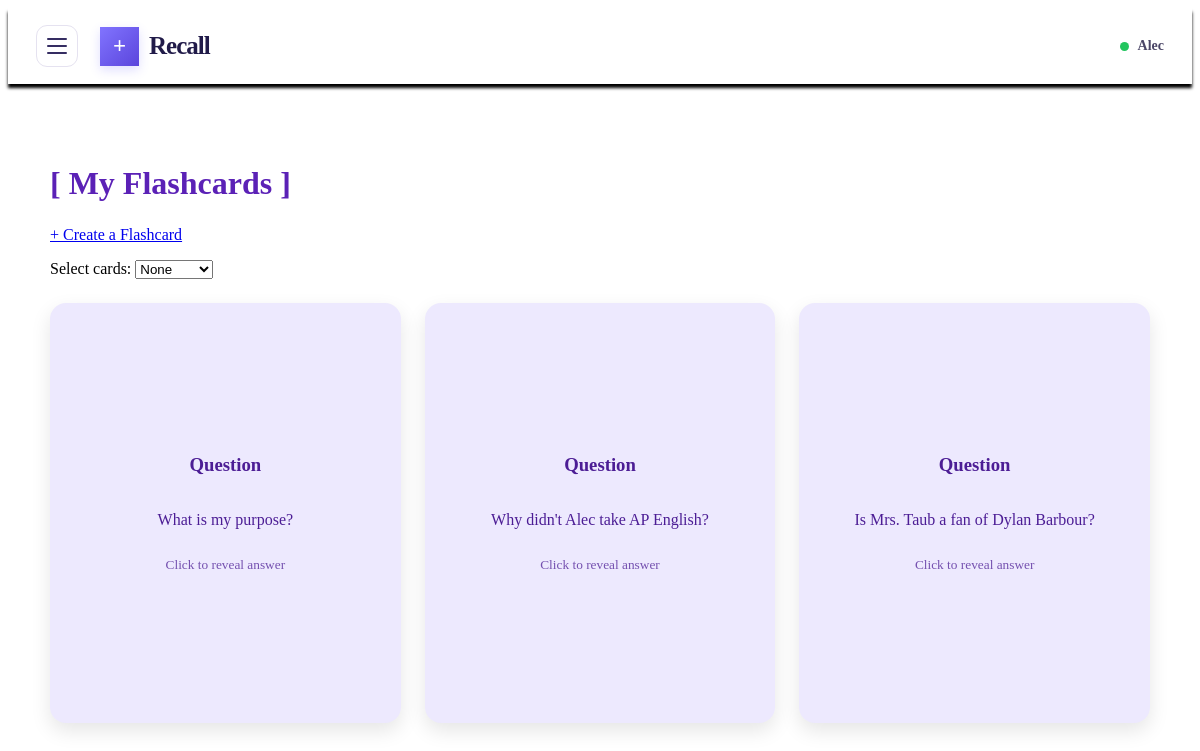
Screenshot of /cards/all (signed in) with the database file from the repository.
### papo_cito.py (models this page shows)
class Card(db.Model):
    __tablename__ = "cards"
    id = db.Column(db.Integer, primary_key=True)
    question = db.Column(db.String(200))
    answer = db.Column(db.Text)
    user_id = db.Column(db.Integer, db.ForeignKey("pot_users.id"), nullable=False)

### papo_cito.py (the view)
@app.route("/cards/all")
def all_cards():
    if "user_id" not in session:
        return redirect(url_for("login"))
    user_id = session["user_id"]
    user_cards = (
        Card.query
        .filter_by(user_id=user_id)
        .order_by(Card.id.asc())
        .all()
    )
    user_sets = (
        CardSet.query
        .filter_by(user_id=user_id)
        .order_by(CardSet.id.asc())
        .all()
    )
    return render_template(
        "cards.html",
        cards=user_cards,
        card_sets=user_sets
    )

### templates/cards.html (shortened to what this page needs)
{% extends "base.html" %}
{% block content %}
<div class="cards-page">
	<h1>[ My Flashcards ]</h1>
	<p>
		<a href="{{ url_for('create_card') }}">
			+ Create a Flashcard
		</a>
	</p>
	<form id="card-selection-form"
		method="POST"
		action="{{ url_for('add_cards_to_set') }}">
		<label for="selection-mode">Select cards:</label>
		<select id="selection-mode" name="selection_mode">
			<option value="NONE">None</option>
		</select>
	<div class="cards-grid">
		{% for card in cards %}
		<div class="card-item">
			<div class="flashcard" onclick="flipCard(this)">
				<div class="flashcard-inner">
					<div class="flashcard-front">
						<h3>Question</h3>
						<p>{{ card.question }}</p>
						<small>Click to reveal answer</small>
					</div>
					<div class="flashcard-back">
						<h3>Answer</h3>
						<p>{{ card.answer }}</p>
						<small>Click to return</small>
					</div>
				</div>
			</div>
		</div>
		{% else %}
			<p>You haven't created any flashcards yet.</p>
		{% endfor %}
	</div>
	</form>
</div>
{% endblock %}

### static/css/style.css (style rules this page uses)
.cards-page { max-width: 1100px; margin:40px auto; padding: 20px; }
.cards-page h1 { color: #5b21b6; margin-bottom: 24px; }
.cards-grid { display: grid; grid-template-columns: repeat(auto-fit, minmax(230px, 1fr)); gap: 24px; margin-top: 24px; }
.flashcard { height: 420px; perspective: 1000px; cursor: pointer; }
.flashcard-inner { position:relative; width: 100%; height: 100%; transition: transform 0.6s; transform-style: preserve-3d; }
.flashcard-front, .flashcard-back { position: absolute; inset: 0; padding: 24px; border-radius: 16px; box-sizing: border-box; display: flex; flex-direction: column; justify-content:center; align-items: center; text-align: center; backface-visibility: hidden; box-shadow: 0 8px 20px rgba(0, 0, 0, 0.10); overflow-wrap: anywhere; }
.flashcard-front { background: #ede9fe; color: #4c1d95; }
.flashcard-back { background: #5b21b6; color: white; transform:rotateY(180deg); }
.flashcard h3 { margin-top: 0; }
.flashcard p { white-space:pre-wrap; }
.flashcard small { margin-top: 12px; opacity:0.75; }
.card-item { display: flex; flex-direction: column; gap: 8px; }

### rows the page displays
Card: question "What is my purpose?"
Card: question "Why didn't Alec take AP English?"
Card: question "Is Mrs. Taub a fan of Dylan Barbour?"

### other values shown
{{ session.get("user", "Student") }} "Alec"
